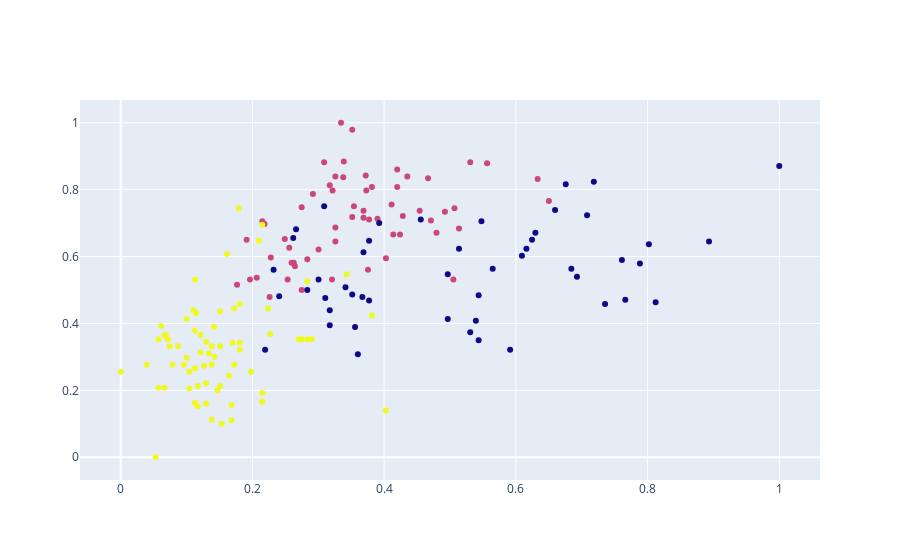

This figure's notebook cell:
### Code cell
fig = go.Figure()
fig.add_trace(go.Scatter(
    x=df['Intensidade_de_cor'],
    y=df['Alcool'],
    mode='markers',
    marker=dict(color=labels.astype(float)),
    text=labels
))
fig.show()

### Figure 1 — Plotly figure (JSON) as saved in the notebook; plotly's stock layout.template omitted (floating-point values rounded to 4 significant figures; data arrays with more than 128 entries replaced by an {"elided": "..."} marker saying what was removed)
{"data": [{"marker": {"color": {"elided": "178 int values"}}, "mode": "markers", "text": {"elided": "178 str values"}, "type": "scatter", "x": {"elided": "178 float values"}, "y": {"elided": "178 float values"}}], "layout": {}}
